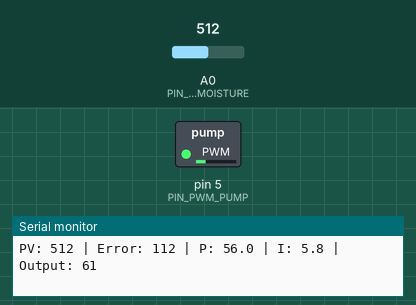
This sketch was run on a simulated Arduino Uno, built with avr-gcc and run on an emulated ATmega328P. Parts: switched loads named in the sketch (green lamp = pin HIGH), the last lines printed to the serial monitor. The test bench sets the inputs (shaded band); at power-on: A0 (PIN_SENSOR_MOISTURE) = 512.

Above: at 1.8 s.
1.9 s: A0 (PIN_SENSOR_MOISTURE) set to 390
3.5 s: A0 (PIN_SENSOR_MOISTURE) set to 511
At 4.8 s:
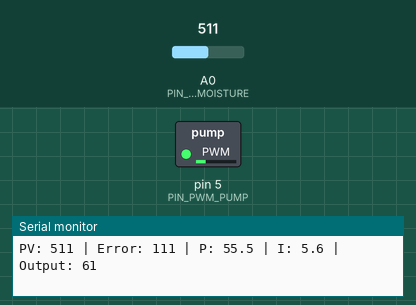
7.6 s: A0 (PIN_SENSOR_MOISTURE) set to 716
At 8.8 s:
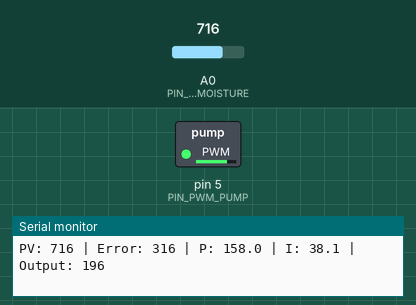
11.7 s: A0 (PIN_SENSOR_MOISTURE) set to 306
At 12.6 s:
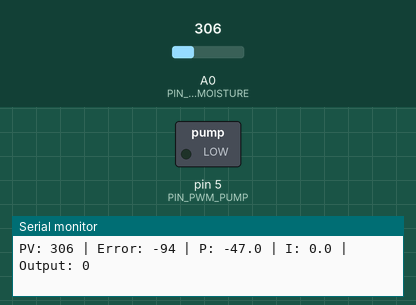
Timing chart, 0 to 14.5 s (numbered marks = the images above; inputs shaded):
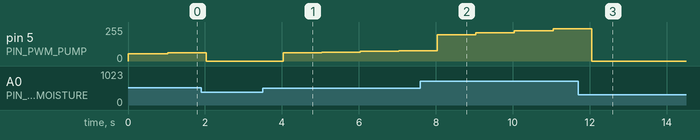

Measured:
- after the input at 3.5 s, pin 5 (PIN_PWM_PUMP): 0/255 → 61/255 after 0.53 s, → 66/255 1.0 s later, → 72/255 1.0 s later, → 77/255 1.0 s later
- after the input at 11.7 s, pin 5 (PIN_PWM_PUMP): 243/255 → 0/255 after 0.35 s

The sketch:

step3_pi_control.ino
```cpp
// ===== [Step 3] Smart Pot: Proportional-Integral (PI) Control System =====
// Overcomes the steady-state error of P control by accumulating past errors
// through integration (Integral term).

// Pin assignments
const int PIN_SENSOR_MOISTURE = A0;
const int PIN_PWM_PUMP        = 5;

// Controller tuning parameters
const int SETPOINT = 400;      // Target moisture value (SP)
const float Kp     = 0.5;      // Proportional Gain
const float Ki     = 0.05;     // Integral Gain (small since it accumulates every second)

// System state variables
float integralSum = 0;         // Accumulated error sum
unsigned long lastTime = 0;    // For time delta computation

void setup() {
  pinMode(PIN_PWM_PUMP, OUTPUT);
  Serial.begin(9600);
  Serial.println("System boot complete: PI Control Mode");
}

void loop() {
  // Calculate elapsed time (dt)
  unsigned long currentTime = millis();
  float dt = (currentTime - lastTime) / 1000.0; // milliseconds -> seconds
  lastTime = currentTime;

  if (dt <= 0) return; // Guard against zero time delta on first loop

  // 1. Read sensor value
  int currentMoisture = analogRead(PIN_SENSOR_MOISTURE);
  int error = currentMoisture - SETPOINT;

  // Conditional integration (accumulate only when dry; reset when too wet)
  // Anti-windup technique to prevent Integral Windup
  if (error > 0) {
    integralSum += (error * dt);
  } else {
    integralSum = 0;
  }

  // 2. PI control computation
  float p_term = Kp * error;
  float i_term = Ki * integralSum;
  int output = (int)(p_term + i_term);

  // 3. Output clamping (0-255)
  if (output < 0) output = 0;
  if (output > 255) output = 255;

  // 4. Actuator drive
  analogWrite(PIN_PWM_PUMP, output);

  // 5. Time-series monitoring output
  Serial.print("PV: ");       Serial.print(currentMoisture);
  Serial.print(" | Error: "); Serial.print(error);
  Serial.print(" | P: ");     Serial.print(p_term, 1);
  Serial.print(" | I: ");     Serial.print(i_term, 1);
  Serial.print(" | Output: "); Serial.println(output);

  delay(1000);
}
```
